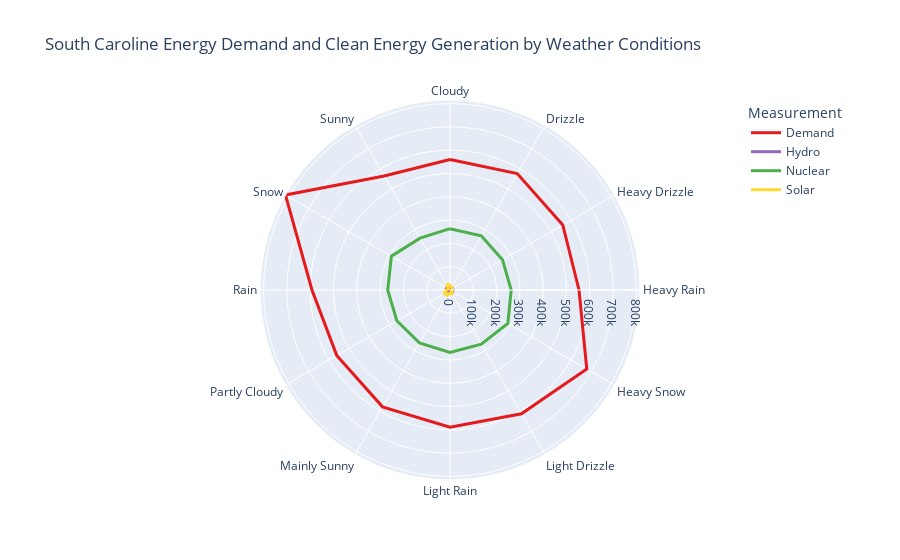

Notebook code cell kept with this figure:
### Markdown cell above
### Generate Plot

### Code cell
weather_energy_polar = px.line_polar(weather_energy, r="MWh", theta="Weather Description", color = 'Measurement', 
                    line_close=True, color_discrete_sequence=custom_colors_1, 
                    title = "South Caroline Energy Demand and Clean Energy Generation by Weather Conditions")

weather_energy_polar.update_layout(
    legend=dict(x=0.9),  
)

weather_energy_polar.update_traces(
    line=dict(width=3)  
)

weather_energy_polar.show()

### Figure 1 — Plotly figure (JSON) as saved in the notebook; plotly's stock layout.template omitted (floating-point values rounded to 4 significant figures)
{"data": [{"hovertemplate": "Measurement=Demand<br>MWh=%{r}<br>Weather Description=%{theta}<extra></extra>", "legendgroup": "Demand", "line": {"color": "rgb(228, 26, 28)", "dash": "solid", "width": 3}, "marker": {"symbol": "circle"}, "mode": "lines", "name": "Demand", "r": [559600.0, 576700.0, 558533, 553400.0, 677425, 612800.0, 588800.0, 578800.0, 561100.0, 592000.0, 814996, 564400.0, 559600.0], "showlegend": true, "subplot": "polar", "theta": ["Cloudy", "Drizzle", "Heavy Drizzle", "Heavy Rain", "Heavy Snow", "Light Drizzle", "Light Rain", "Mainly Sunny", "Partly Cloudy", "Rain", "Snow", "Sunny", "Cloudy"], "type": "scatterpolar"}, {"hovertemplate": "Measurement=Hydro<br>MWh=%{r}<br>Weather Description=%{theta}<extra></extra>", "legendgroup": "Hydro", "line": {"color": "rgb(148, 103, 189)", "dash": "solid", "width": 3}, "marker": {"symbol": "circle"}, "mode": "lines", "name": "Hydro", "r": [9338.0, 11210.0, 13341, 13550.0, 13121, 8465.0, 10780.0, 9223.0, 7488.0, 9444.0, 20560, 9461.0, 9338.0], "showlegend": true, "subplot": "polar", "theta": ["Cloudy", "Drizzle", "Heavy Drizzle", "Heavy Rain", "Heavy Snow", "Light Drizzle", "Light Rain", "Mainly Sunny", "Partly Cloudy", "Rain", "Snow", "Sunny", "Cloudy"], "type": "scatterpolar"}, {"hovertemplate": "Measurement=Nuclear<br>MWh=%{r}<br>Weather Description=%{theta}<extra></extra>", "legendgroup": "Nuclear", "line": {"color": "rgb(77, 175, 74)", "dash": "solid", "width": 3}, "marker": {"symbol": "circle"}, "mode": "lines", "name": "Nuclear", "r": [263100.0, 268200.0, 259909, 262600.0, 286500.0, 268400.0, 267500.0, 262100.0, 263300.0, 267100.0, 290200.0, 256900.0, 263100.0], "showlegend": true, "subplot": "polar", "theta": ["Cloudy", "Drizzle", "Heavy Drizzle", "Heavy Rain", "Heavy Snow", "Light Drizzle", "Light Rain", "Mainly Sunny", "Partly Cloudy", "Rain", "Snow", "Sunny", "Cloudy"], "type": "scatterpolar"}, {"hovertemplate": "Measurement=Solar<br>MWh=%{r}<br>Weather Description=%{theta}<extra></extra>", "legendgroup": "Solar", "line": {"color": "rgb(255, 217, 47)", "dash": "solid", "width": 3}, "marker": {"symbol": "circle"}, "mode": "lines", "name": "Solar", "r": [20380.0, 13880.0, 12132, 10280.0, 6852.0, 21460.0, 13650.0, 26210.0, 27690.0, 14740.0, 7715, 28850.0, 20380.0], "showlegend": true, "subplot": "polar", "theta": ["Cloudy", "Drizzle", "Heavy Drizzle", "Heavy Rain", "Heavy Snow", "Light Drizzle", "Light Rain", "Mainly Sunny", "Partly Cloudy", "Rain", "Snow", "Sunny", "Cloudy"], "type": "scatterpolar"}], "layout": {"legend": {"title": {"text": "Measurement"}, "tracegroupgap": 0, "x": 0.9}, "polar": {"angularaxis": {"direction": "clockwise", "rotation": 90}, "domain": {"x": [0, 1], "y": [0, 1]}}, "title": {"text": "South Caroline Energy Demand and Clean Energy Generation by Weather Conditions"}}}
